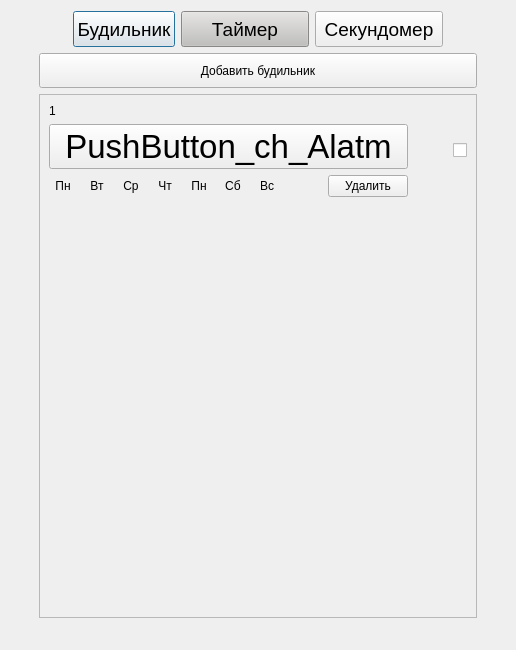
<?xml version="1.0" encoding="UTF-8"?>
<ui version="4.0">
 <class>Dialog</class>
 <widget class="QDialog" name="Dialog">
  <property name="geometry">
   <rect>
    <x>0</x>
    <y>0</y>
    <width>516</width>
    <height>650</height>
   </rect>
  </property>
  <property name="windowTitle">
   <string>Секундомер/Таймер</string>
  </property>
  <layout class="QVBoxLayout" name="verticalLayout_2">
   <item>
    <layout class="QHBoxLayout" name="horizontalLayout_20">
     <item>
      <spacer name="horizontalSpacer_3">
       <property name="orientation">
        <enum>Qt::Horizontal</enum>
       </property>
       <property name="sizeHint" stdset="0">
        <size>
         <width>40</width>
         <height>20</height>
        </size>
       </property>
      </spacer>
     </item>
     <item>
      <layout class="QVBoxLayout" name="verticalLayout">
       <item>
        <layout class="QHBoxLayout" name="horizontalLayout">
         <item>
          <spacer name="horizontalSpacer">
           <property name="orientation">
            <enum>Qt::Horizontal</enum>
           </property>
           <property name="sizeHint" stdset="0">
            <size>
             <width>40</width>
             <height>20</height>
            </size>
           </property>
          </spacer>
         </item>
         <item>
          <widget class="QPushButton" name="pushButton_Alarm">
           <property name="minimumSize">
            <size>
             <width>0</width>
             <height>36</height>
            </size>
           </property>
           <property name="font">
            <font>
             <pointsize>14</pointsize>
            </font>
           </property>
           <property name="text">
            <string>Будильник</string>
           </property>
          </widget>
         </item>
         <item>
          <widget class="QPushButton" name="pushButton_Timer">
           <property name="minimumSize">
            <size>
             <width>128</width>
             <height>36</height>
            </size>
           </property>
           <property name="font">
            <font>
             <pointsize>14</pointsize>
             <weight>50</weight>
             <bold>false</bold>
            </font>
           </property>
           <property name="styleSheet">
            <string notr="true">background-color: rgb(192, 191, 188);</string>
           </property>
           <property name="text">
            <string>Таймер</string>
           </property>
          </widget>
         </item>
         <item>
          <widget class="QPushButton" name="pushButton_Sec">
           <property name="minimumSize">
            <size>
             <width>128</width>
             <height>36</height>
            </size>
           </property>
           <property name="font">
            <font>
             <pointsize>14</pointsize>
             <weight>50</weight>
             <bold>false</bold>
            </font>
           </property>
           <property name="text">
            <string>Секундомер</string>
           </property>
          </widget>
         </item>
         <item>
          <spacer name="horizontalSpacer_2">
           <property name="orientation">
            <enum>Qt::Horizontal</enum>
           </property>
           <property name="sizeHint" stdset="0">
            <size>
             <width>40</width>
             <height>20</height>
            </size>
           </property>
          </spacer>
         </item>
        </layout>
       </item>
       <item>
        <widget class="QPushButton" name="pushButton_Alarm_add">
         <property name="minimumSize">
          <size>
           <width>99</width>
           <height>35</height>
          </size>
         </property>
         <property name="text">
          <string>Добавить будильник</string>
         </property>
        </widget>
       </item>
       <item>
        <widget class="QScrollArea" name="scrollArea_Alarm">
         <property name="minimumSize">
          <size>
           <width>0</width>
           <height>250</height>
          </size>
         </property>
         <property name="widgetResizable">
          <bool>true</bool>
         </property>
         <widget class="QWidget" name="scrollAreaWidgetContents_Alarm">
          <property name="geometry">
           <rect>
            <x>0</x>
            <y>0</y>
            <width>442</width>
            <height>514</height>
           </rect>
          </property>
          <layout class="QVBoxLayout" name="verticalLayout_4">
           <item>
            <layout class="QHBoxLayout" name="horizontalLayout_Alarm1">
             <item>
              <layout class="QVBoxLayout" name="verticalLayout_Alarm">
               <item>
                <widget class="QLabel" name="label_name">
                 <property name="minimumSize">
                  <size>
                   <width>355</width>
                   <height>0</height>
                  </size>
                 </property>
                 <property name="maximumSize">
                  <size>
                   <width>355</width>
                   <height>16777215</height>
                  </size>
                 </property>
                 <property name="text">
                  <string>1</string>
                 </property>
                </widget>
               </item>
               <item>
                <widget class="QPushButton" name="pushButton_ch_Alarm">
                 <property name="font">
                  <font>
                   <pointsize>25</pointsize>
                  </font>
                 </property>
                 <property name="text">
                  <string>PushButton_ch_Alatm</string>
                 </property>
                </widget>
               </item>
               <item>
                <layout class="QHBoxLayout" name="horizontalLayout_Alarm2">
                 <item>
                  <widget class="QLabel" name="label_d1">
                   <property name="minimumSize">
                    <size>
                     <width>28</width>
                     <height>0</height>
                    </size>
                   </property>
                   <property name="text">
                    <string>Пн</string>
                   </property>
                   <property name="alignment">
                    <set>Qt::AlignCenter</set>
                   </property>
                  </widget>
                 </item>
                 <item>
                  <widget class="QLabel" name="label_d2">
                   <property name="minimumSize">
                    <size>
                     <width>28</width>
                     <height>0</height>
                    </size>
                   </property>
                   <property name="text">
                    <string>Вт</string>
                   </property>
                   <property name="alignment">
                    <set>Qt::AlignCenter</set>
                   </property>
                  </widget>
                 </item>
                 <item>
                  <widget class="QLabel" name="label_d3">
                   <property name="minimumSize">
                    <size>
                     <width>28</width>
                     <height>0</height>
                    </size>
                   </property>
                   <property name="text">
                    <string>Ср</string>
                   </property>
                   <property name="alignment">
                    <set>Qt::AlignCenter</set>
                   </property>
                  </widget>
                 </item>
                 <item>
                  <widget class="QLabel" name="label_d4">
                   <property name="minimumSize">
                    <size>
                     <width>28</width>
                     <height>0</height>
                    </size>
                   </property>
                   <property name="text">
                    <string>Чт</string>
                   </property>
                   <property name="alignment">
                    <set>Qt::AlignCenter</set>
                   </property>
                  </widget>
                 </item>
                 <item>
                  <widget class="QLabel" name="label_d5">
                   <property name="minimumSize">
                    <size>
                     <width>28</width>
                     <height>0</height>
                    </size>
                   </property>
                   <property name="text">
                    <string>Пн</string>
                   </property>
                   <property name="alignment">
                    <set>Qt::AlignCenter</set>
                   </property>
                  </widget>
                 </item>
                 <item>
                  <widget class="QLabel" name="label_d6">
                   <property name="minimumSize">
                    <size>
                     <width>28</width>
                     <height>0</height>
                    </size>
                   </property>
                   <property name="text">
                    <string>Сб</string>
                   </property>
                   <property name="alignment">
                    <set>Qt::AlignCenter</set>
                   </property>
                  </widget>
                 </item>
                 <item>
                  <widget class="QLabel" name="label_d7">
                   <property name="minimumSize">
                    <size>
                     <width>28</width>
                     <height>0</height>
                    </size>
                   </property>
                   <property name="text">
                    <string>Вс</string>
                   </property>
                   <property name="alignment">
                    <set>Qt::AlignCenter</set>
                   </property>
                  </widget>
                 </item>
                 <item>
                  <spacer name="horizontalSpacer_Alarm_2">
                   <property name="orientation">
                    <enum>Qt::Horizontal</enum>
                   </property>
                   <property name="sizeHint" stdset="0">
                    <size>
                     <width>40</width>
                     <height>20</height>
                    </size>
                   </property>
                  </spacer>
                 </item>
                 <item>
                  <widget class="QPushButton" name="pushButton_AlarmDel">
                   <property name="text">
                    <string>Удалить</string>
                   </property>
                  </widget>
                 </item>
                </layout>
               </item>
              </layout>
             </item>
             <item>
              <spacer name="horizontalSpacer_Alarm">
               <property name="orientation">
                <enum>Qt::Horizontal</enum>
               </property>
               <property name="sizeType">
                <enum>QSizePolicy::Fixed</enum>
               </property>
               <property name="sizeHint" stdset="0">
                <size>
                 <width>39</width>
                 <height>20</height>
                </size>
               </property>
              </spacer>
             </item>
             <item>
              <widget class="QCheckBox" name="checkBox">
               <property name="font">
                <font>
                 <pointsize>16</pointsize>
                </font>
               </property>
               <property name="text">
                <string/>
               </property>
               <property name="iconSize">
                <size>
                 <width>20</width>
                 <height>20</height>
                </size>
               </property>
              </widget>
             </item>
            </layout>
           </item>
           <item>
            <spacer name="verticalSpacer_Alarm2">
             <property name="orientation">
              <enum>Qt::Vertical</enum>
             </property>
             <property name="sizeHint" stdset="0">
              <size>
               <width>20</width>
               <height>377</height>
              </size>
             </property>
            </spacer>
           </item>
          </layout>
         </widget>
        </widget>
       </item>
      </layout>
     </item>
     <item>
      <spacer name="horizontalSpacer_4">
       <property name="orientation">
        <enum>Qt::Horizontal</enum>
       </property>
       <property name="sizeHint" stdset="0">
        <size>
         <width>40</width>
         <height>20</height>
        </size>
       </property>
      </spacer>
     </item>
    </layout>
   </item>
   <item>
    <spacer name="verticalSpacer">
     <property name="orientation">
      <enum>Qt::Vertical</enum>
     </property>
     <property name="sizeType">
      <enum>QSizePolicy::Fixed</enum>
     </property>
     <property name="sizeHint" stdset="0">
      <size>
       <width>20</width>
       <height>21</height>
      </size>
     </property>
    </spacer>
   </item>
  </layout>
 </widget>
 <resources/>
 <connections/>
</ui>
